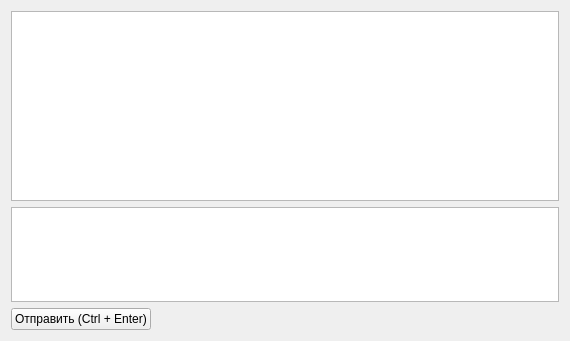
<?xml version="1.0" encoding="UTF-8"?>
<ui version="4.0">
 <class>ClientChat</class>
 <widget class="QWidget" name="ClientChat">
  <property name="geometry">
   <rect>
    <x>0</x>
    <y>0</y>
    <width>570</width>
    <height>341</height>
   </rect>
  </property>
  <property name="windowTitle">
   <string>Form</string>
  </property>
  <layout class="QGridLayout" name="gridLayout">
   <item row="0" column="0" colspan="2">
    <widget class="QTextEdit" name="te_common_msg">
     <property name="sizePolicy">
      <sizepolicy hsizetype="Expanding" vsizetype="Expanding">
       <horstretch>0</horstretch>
       <verstretch>2</verstretch>
      </sizepolicy>
     </property>
     <property name="focusPolicy">
      <enum>Qt::ClickFocus</enum>
     </property>
    </widget>
   </item>
   <item row="1" column="0" colspan="2">
    <widget class="QTextEdit" name="te_send_msg">
     <property name="enabled">
      <bool>true</bool>
     </property>
     <property name="sizePolicy">
      <sizepolicy hsizetype="Expanding" vsizetype="Expanding">
       <horstretch>0</horstretch>
       <verstretch>1</verstretch>
      </sizepolicy>
     </property>
    </widget>
   </item>
   <item row="2" column="0">
    <widget class="QPushButton" name="pb_send_msg">
     <property name="text">
      <string>Отправить (Ctrl + Enter)</string>
     </property>
    </widget>
   </item>
   <item row="2" column="1">
    <spacer name="horizontalSpacer">
     <property name="orientation">
      <enum>Qt::Horizontal</enum>
     </property>
     <property name="sizeHint" stdset="0">
      <size>
       <width>409</width>
       <height>20</height>
      </size>
     </property>
    </spacer>
   </item>
  </layout>
 </widget>
 <tabstops>
  <tabstop>pb_send_msg</tabstop>
  <tabstop>te_common_msg</tabstop>
  <tabstop>te_send_msg</tabstop>
 </tabstops>
 <resources/>
 <connections/>
</ui>
